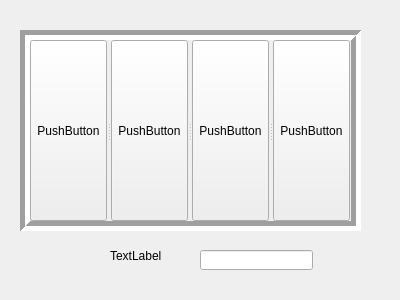
<?xml version="1.0" encoding="UTF-8"?>
<ui version="4.0">
 <class>MyWidget</class>
 <widget class="QWidget" name="MyWidget">
  <property name="geometry">
   <rect>
    <x>0</x>
    <y>0</y>
    <width>400</width>
    <height>300</height>
   </rect>
  </property>
  <property name="windowTitle">
   <string>MyWidget</string>
  </property>
  <widget class="QLineEdit" name="alineEdit">
   <property name="geometry">
    <rect>
     <x>200</x>
     <y>250</y>
     <width>113</width>
     <height>20</height>
    </rect>
   </property>
  </widget>
  <widget class="QLabel" name="alabel">
   <property name="geometry">
    <rect>
     <x>110</x>
     <y>250</y>
     <width>54</width>
     <height>12</height>
    </rect>
   </property>
   <property name="text">
    <string>TextLabel</string>
   </property>
   <property name="buddy">
    <cstring>alineEdit</cstring>
   </property>
  </widget>
  <widget class="QSplitter" name="splitter">
   <property name="geometry">
    <rect>
     <x>20</x>
     <y>30</y>
     <width>341</width>
     <height>201</height>
    </rect>
   </property>
   <property name="frameShape">
    <enum>QFrame::Box</enum>
   </property>
   <property name="frameShadow">
    <enum>QFrame::Sunken</enum>
   </property>
   <property name="lineWidth">
    <number>5</number>
   </property>
   <property name="orientation">
    <enum>Qt::Horizontal</enum>
   </property>
   <widget class="QPushButton" name="pushButton">
    <property name="text">
     <string>PushButton</string>
    </property>
   </widget>
   <widget class="QPushButton" name="pushButton_2">
    <property name="text">
     <string>PushButton</string>
    </property>
   </widget>
   <widget class="QPushButton" name="pushButton_3">
    <property name="text">
     <string>PushButton</string>
    </property>
   </widget>
   <widget class="QPushButton" name="pushButton_4">
    <property name="text">
     <string>PushButton</string>
    </property>
   </widget>
  </widget>
 </widget>
 <layoutdefault spacing="6" margin="11"/>
 <resources/>
 <connections/>
</ui>
